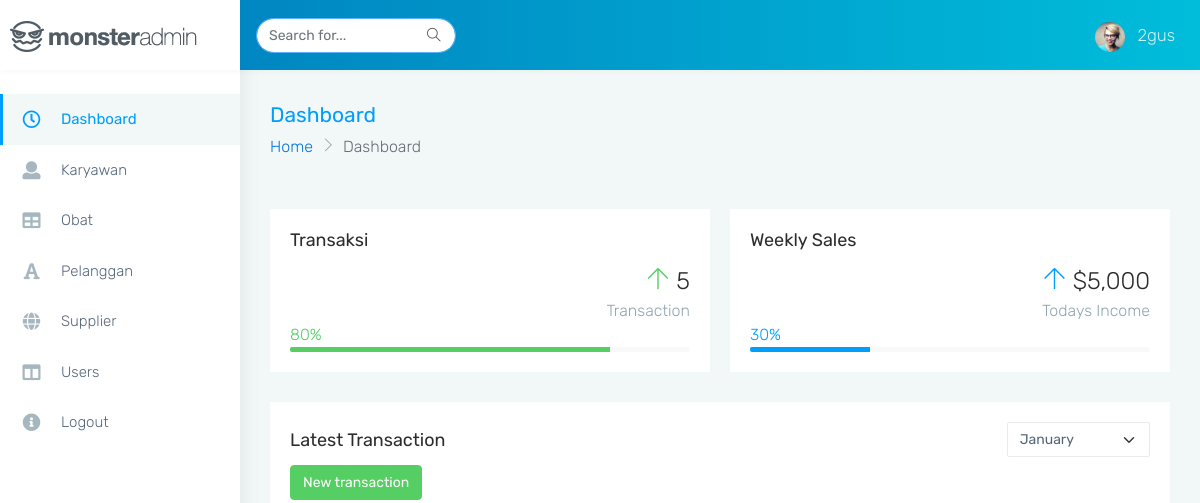
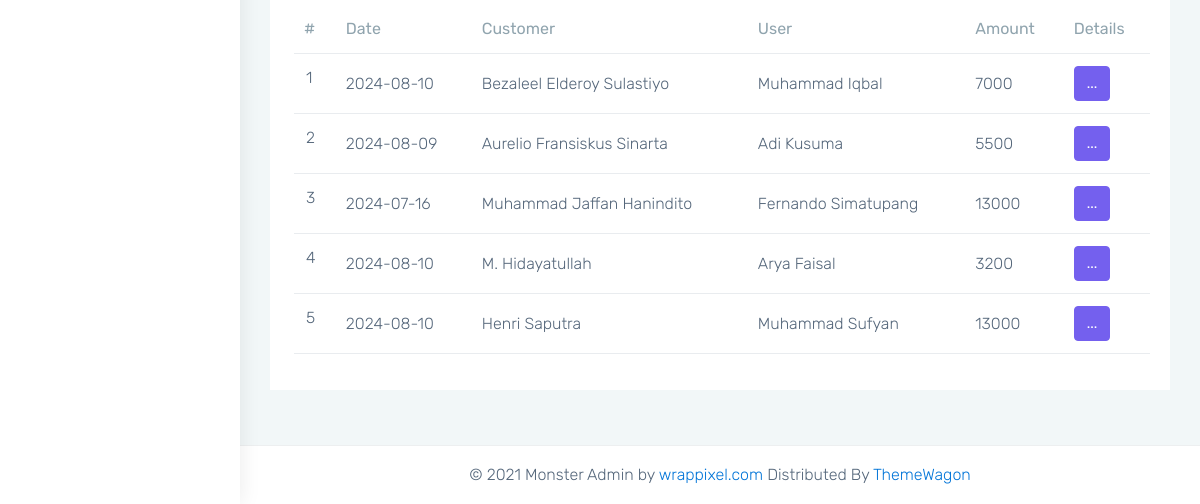
The app's page /page/index.php (signed in), older data (2 pictures, top to bottom).
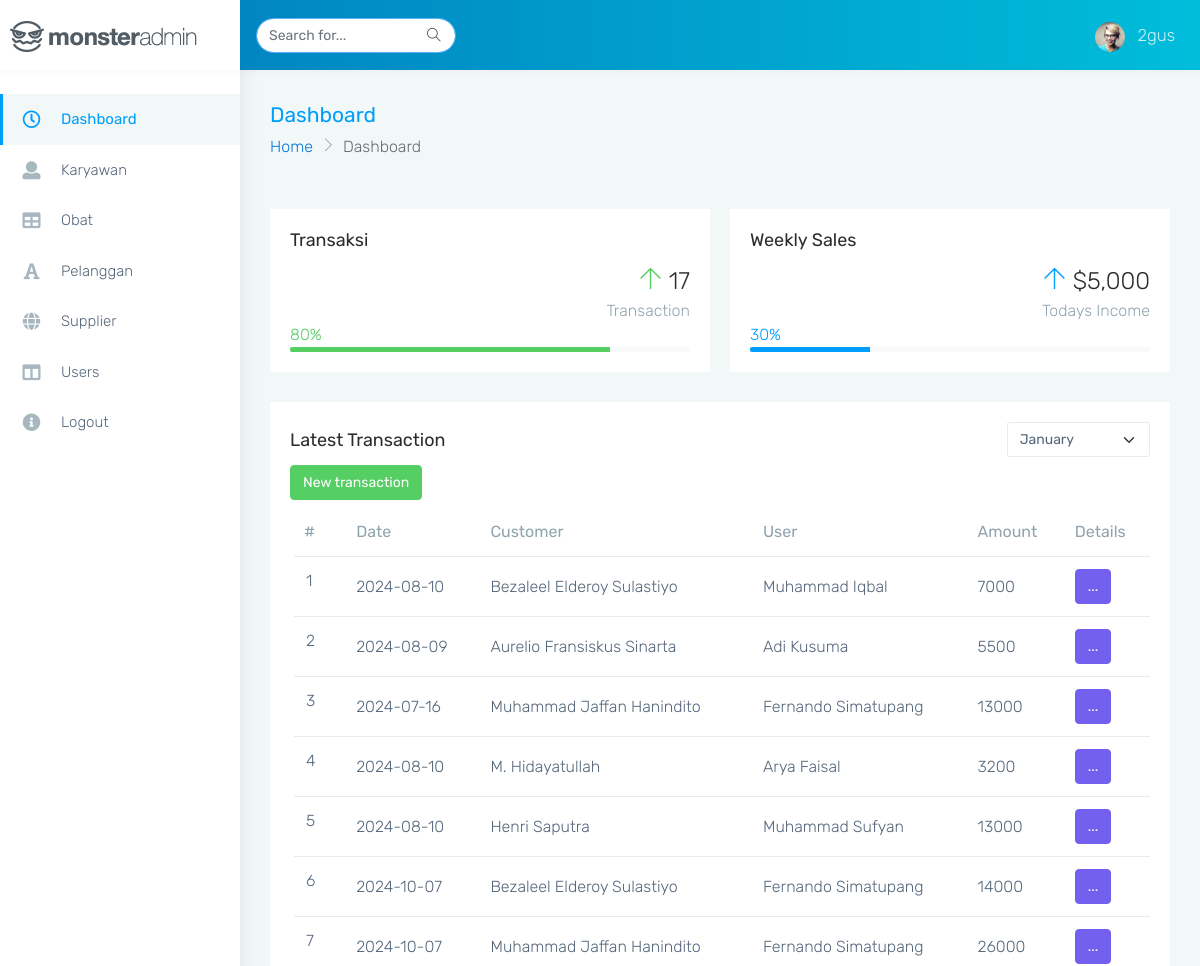
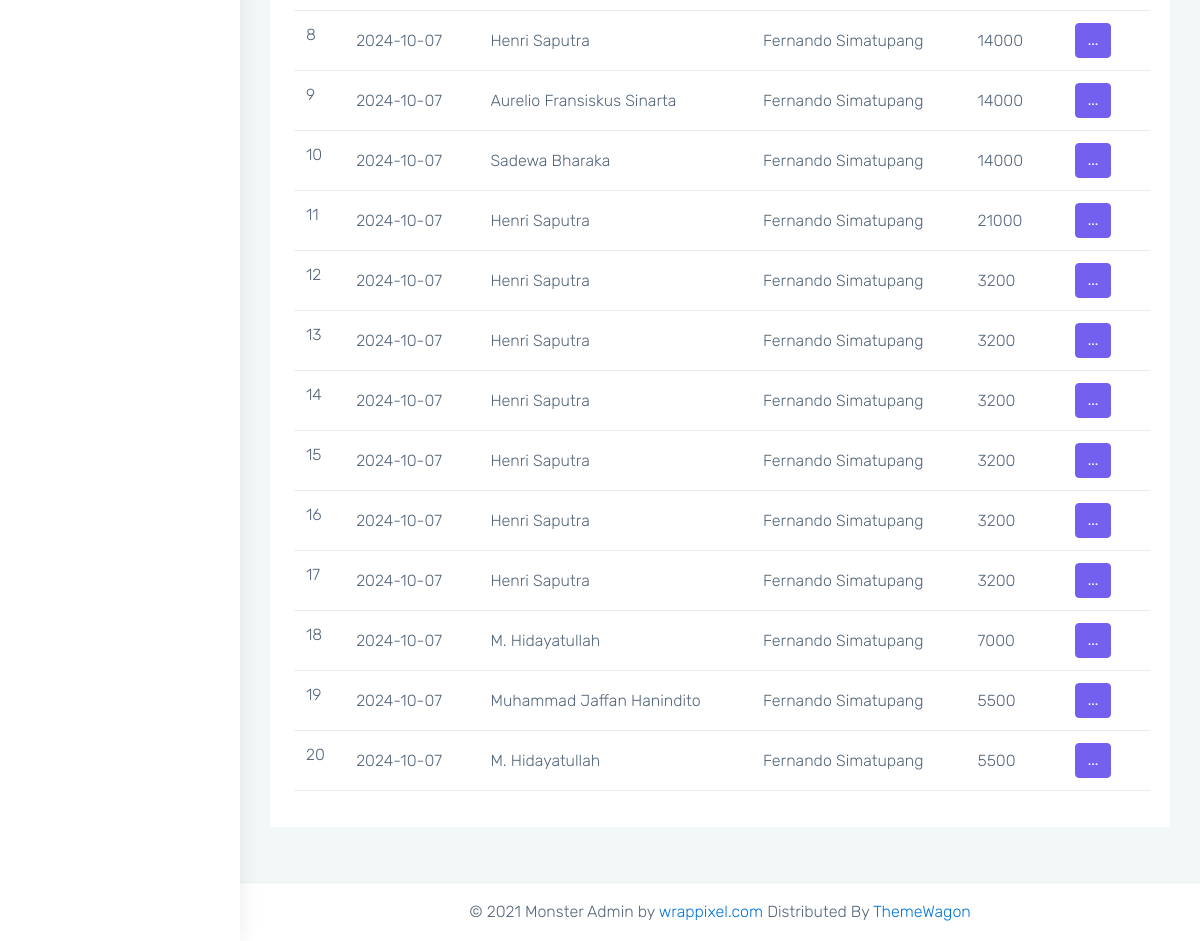
The same page, newer data (2 pictures, top to bottom).
### tables this page shows
CREATE TABLE `tb_transaksi` (
  `idtransaksi` int(4) NOT NULL,
  `idpelanggan` int(4) NOT NULL,
  `idkaryawan` int(4) NOT NULL,
  `tgltransaksi` date NOT NULL,
  `kategoripelanggan` varchar(20) NOT NULL,
  `totalbayar` double DEFAULT NULL,
  `bayar` double DEFAULT NULL,
  `kembali` double DEFAULT NULL
);

CREATE TABLE `tb_pelanggan` (
  `idpelanggan` int(4) NOT NULL,
  `namalengkap` varchar(50) NOT NULL,
  `alamat` varchar(100) NOT NULL,
  `telp` varchar(15) NOT NULL,
  `usia` int(3) NOT NULL,
  `buktifotoresep` varchar(255) NOT NULL
);

CREATE TABLE `tb_karyawan` (
  `idkaryawan` int(4) NOT NULL,
  `namakaryawan` varchar(50) NOT NULL,
  `alamat` varchar(100) NOT NULL,
  `telp` varchar(15) NOT NULL
);

CREATE TABLE `tb_detail_transaksi` (
  `iddetailtransaksi` int(4) NOT NULL,
  `idtransaksi` int(3) NOT NULL,
  `idobat` int(4) NOT NULL,
  `jumlah` int(3) NOT NULL,
  `hargasatuan` double NOT NULL,
  `totalharga` double NOT NULL
);

### page/index.php (the view, shortened to what the changed rows need)
<?php
include('../config/conn.php');
include '../components/header.php';
?>
<div class="page-wrapper">
    <div class="container-fluid">
        <div class="row">
            <div class="col-sm-6">
                <div class="card">
                    <div class="card-body">
                        <div class="text-end">
                            <h2 class="font-light mb-0"><i class="ti-arrow-up text-success"></i>
                                <?php
                                $query = mysqli_query($conn, "SELECT * FROM tb_transaksi");
                                $transaksi = mysqli_num_rows($query);
                                echo $transaksi ?>
                            </h2>
                            <span class="text-muted">Transaction</span>
                        </div>
                    </div>
                </div>
            </div>
            <div class="col-sm-6">
                <div class="card">
                    <div class="card-body">
                        <div class="text-end">
                            <h2 class="font-light mb-0"><i class="ti-arrow-up text-info"></i> $5,000</h2>
                        </div>
                    </div>
                </div>
            </div>
        </div>
        <div class="row">
            <div class="col-sm-12">
                <div class="card">
                    <div class="card-body">
                        <div class="table-responsive mt-2">
                            <table class="table stylish-table no-wrap">
                                <thead>
                                    <tr>
                                        <th class="border-top-0">#</th>
                                        <th class="border-top-0">Date</th>
                                        <th class="border-top-0">Customer</th>
                                        <th class="border-top-0">User</th>
                                        <th class="border-top-0">Amount</th>
                                        <th class="border-top-0">Details</th>
                                    </tr>
                                </thead>
                                <tbody>
                                    <?php
                                    $no = 1;
                                    $query = mysqli_query($conn, "SELECT * FROM tb_transaksi INNER JOIN tb_pelanggan ON tb_transaksi.idpelanggan = tb_pelanggan.idpelanggan INNER JOIN tb_karyawan ON tb_transaksi.idkaryawan = tb_karyawan.idkaryawan INNER JOIN tb_detail_transaksi ON tb_transaksi.idtransaksi = tb_detail_transaksi.idtransaksi");
                                    while ($data = mysqli_fetch_assoc($query)) {
                                        $modalId = 'staticBackdrop' . $data['idtransaksi'];
                                    ?>
                                        <tr>
                                            <td><?= $no++ ?></td>
                                            <td class="align-middle"><?= $data['tgltransaksi'] ?></td>
                                            <td class="align-middle"><?= $data['namalengkap'] ?></td>
                                            <td class="align-middle"><?= $data['namakaryawan'] ?></td>
                                            <td class="align-middle"><?= $data['totalharga'] ?></td>
                                            <td class="align-middle"><button class="btn btn-primary" data-bs-toggle="modal" data-bs-target="#<?= $modalId ?>">...</button></td>
                                        </tr>
                                    <?php
                                    }
                                    ?>
                                </tbody>
                            </table>
                        </div>
                    </div>
                </div>
            </div>
        </div>
    </div>
</div>
<?php include "../components/footer.php"; ?>

Row changes from the older to the newer data that the page shows:
added tb_transaksi: tgltransaksi "2024-10-07", idpelanggan.namalengkap "Bezaleel Elderoy Sulastiyo", idkaryawan.namakaryawan "Fernando Simatupang", tb_detail_transaksi.totalharga "14000"
added tb_transaksi: tgltransaksi "2024-10-07", idpelanggan.namalengkap "Muhammad Jaffan Hanindito", idkaryawan.namakaryawan "Fernando Simatupang", tb_detail_transaksi.totalharga "26000"
added tb_transaksi: tgltransaksi "2024-10-07", idpelanggan.namalengkap "Henri Saputra", idkaryawan.namakaryawan "Fernando Simatupang", tb_detail_transaksi.totalharga "14000"
added tb_transaksi: tgltransaksi "2024-10-07", idpelanggan.namalengkap "Aurelio Fransiskus Sinarta", idkaryawan.namakaryawan "Fernando Simatupang", tb_detail_transaksi.totalharga "14000"
added tb_transaksi: tgltransaksi "2024-10-07", idpelanggan.namalengkap "Sadewa Bharaka", idkaryawan.namakaryawan "Fernando Simatupang", tb_detail_transaksi.totalharga "14000"
added tb_transaksi: tgltransaksi "2024-10-07", idpelanggan.namalengkap "Henri Saputra", idkaryawan.namakaryawan "Fernando Simatupang", tb_detail_transaksi.totalharga "21000", tb_detail_transaksi.totalharga "3200"
added tb_transaksi: tgltransaksi "2024-10-07", idpelanggan.namalengkap "M. Hidayatullah", idkaryawan.namakaryawan "Fernando Simatupang", tb_detail_transaksi.totalharga "7000"
added tb_transaksi: tgltransaksi "2024-10-07", idpelanggan.namalengkap "Muhammad Jaffan Hanindito", idkaryawan.namakaryawan "Fernando Simatupang", tb_detail_transaksi.totalharga "5500"
added tb_transaksi: tgltransaksi "2024-10-07", idpelanggan.namalengkap "M. Hidayatullah", idkaryawan.namakaryawan "Fernando Simatupang", tb_detail_transaksi.totalharga "5500"
Text that changed along with them:
$transaksi: "5" → "17"
